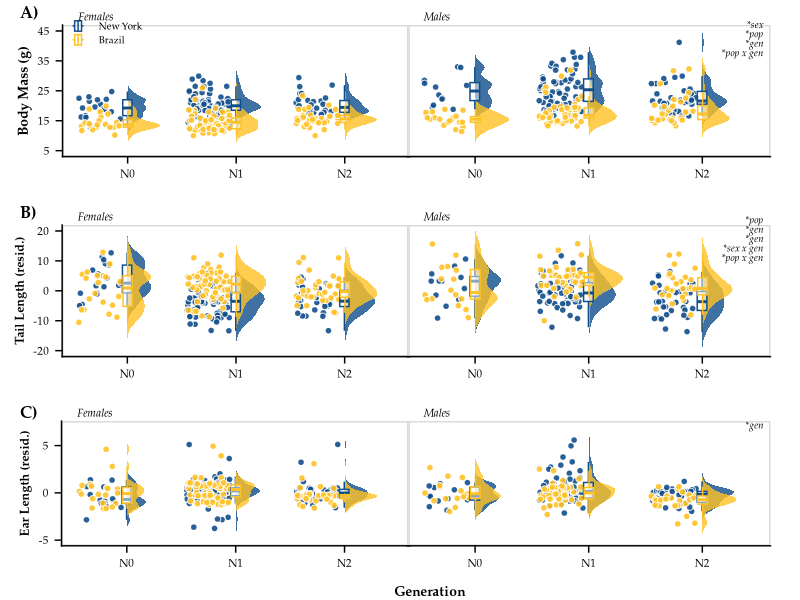

Generate this figure with R: (Note: this script raises an error after producing the figure.)
#!/usr/bin/env Rscript --vanilla

##############################################################
# Author: Mallory A. Ballinger
# Script first created: 24-Feb-2021
# Script last updated:  19-Apr-2021


# This script plots sex-specific body weight and extremity lengths of New York mice
# and Brazil mice across generations (i.e. common garden experiment #1).
# This script generates Figure 2 in Ballinger_et_al_2021_AmNat.


##############################################################
# Required packages
##############################################################

rm(list = ls()) # clear R's environment
library(tidyverse)
library(here)
library(ggridges)
library(cowplot)
library(car)
library(ggtext)
library(glue)
library(scales)


set.seed(19910118) # so that jitter plots stay in same jittered positions
##############################################################
# Import data
##############################################################

GenerationMetaData <- read_csv(here("data/processed/GenerationColonyData.csv")) %>%
  select(-GUID, -Collector_ID, -Age_days, -Notes) %>% select(-1) %>%
  mutate(Sex = fct_relevel(Sex, "Male", "Female")) %>% # put males before females
  mutate(Population = fct_relevel(Population, "New York", "Brazil")) # put evolved cold pop first

# get sample size of each column
#colSums(!is.na(GenerationMetaData))





##############################################################
# Apply filtering and calculate residuals
##############################################################

# Based on outlier tests (see 'code/model_Generations.R'), any tail length
# less than 50mm is an extreme outlier

Generation_filtered <- GenerationMetaData %>%
  mutate(Tail_Length_mm = ifelse(Tail_Length_mm < 50, NA, Tail_Length_mm))

# save TL x BW residuals
residsTLBW <- lm(Tail_Length_mm ~ Body_Weight_g, data = Generation_filtered,
                 na.action = na.exclude)
Generation_filtered$Resids_TLBW <- resid(residsTLBW)


# Based on outlier tests (see 'code/model_Generations.R'), any ear length
# less than 8mm is an extreme outlier

Generation_filtered_2 <- GenerationMetaData %>%
  mutate(Ear_Length_mm = ifelse(Ear_Length_mm < 8, NA, Ear_Length_mm))

# save EL x BW residuals
residsELBW <- lm(Ear_Length_mm ~ Body_Weight_g, data = Generation_filtered_2,
                 na.action = na.exclude)
Generation_filtered_2$Resids_ELBW <- resid(residsELBW)





##############################################################
# Get values from statistical analyses
##############################################################

# Refer to 'code/model_Generations.R' for model comparisons and statistical analyses


# > car::Anova(lm(rank(Body_Weight_g) ~ Sex * Population * Generation, data = GenerationMetaData), type = "III")
# Anova Table (Type III tests)
# 
# Response: rank(Body_Weight_g)
# Sum Sq  Df  F value    Pr(>F)    
# (Intercept)               16755268   1 1963.7874 < 2.2e-16 ***
# Sex                         433369   1   50.7926 4.243e-12 ***
# Population                 2410634   1  282.5364 < 2.2e-16 ***
# Generation                   62333   2    3.6528   0.02671 *  
# Sex:Population                4388   1    0.5143   0.47366    
# Sex:Generation               15273   2    0.8951   0.40933    
# Population:Generation        59838   2    3.5066   0.03084 *  
# Sex:Population:Generation    46731   2    2.7386   0.06577 .  
# Residuals                  3745600 439                     
# ---
#   Signif. codes:  0 ‘***’ 0.001 ‘**’ 0.01 ‘*’ 0.05 ‘.’ 0.1 ‘ ’ 1

BW_deets <- ("&#42;sex<br>\
              &#42;pop<br>\
              &#42;gen<br>\
              &#42;pop x gen")


# > car::Anova(lm(Tail_Length_mm ~ Body_Weight_g + Sex * Population * Generation, data = Generation_filtered), type = "III")
# Anova Table (Type III tests)
# 
# (Intercept)                95850   1 4341.6403 < 2.2e-16 ***
# Body_Weight_g                868   1   39.3297 8.922e-10 ***
# Sex                            0   1    0.0131   0.90888    
# Population                   930   1   42.1210 2.427e-10 ***
# Generation                   432   2    9.7875 7.009e-05 ***
# Sex:Population                58   1    2.6267   0.10583    
# Sex:Generation               156   2    3.5312   0.03015 *  
# Population:Generation        535   2   12.1225 7.620e-06 ***
# Sex:Population:Generation    104   2    2.3548   0.09617 .  
# Residuals                   9250 419                                   
# ---
#   Signif. codes:  0 ‘***’ 0.001 ‘**’ 0.01 ‘*’ 0.05 ‘.’ 0.1 ‘ ’ 1

TL_deets <- ("&#42;pop<br>\
            &#42;gen<br>\
            &#42;gen<br>
            &#42;sex x gen<br>
            &#42;pop x gen")


# > car::Anova(lm(rank(Ear_Length_mm) ~ Body_Weight_g + Sex * Population * Generation, data = Generation_filtered_2), type = "III")
# Anova Table (Type III tests)
# 
# Response: rank(Ear_Length_mm)
# Sum Sq  Df F value    Pr(>F)    
# (Intercept)                115037   1  9.0679  0.002755 ** 
# Body_Weight_g              310068   1 24.4414 1.102e-06 ***
# Sex                          3667   1  0.2891  0.591096    
# Population                  30939   1  2.4388  0.119105    
# Generation                 345767   2 13.6277 1.830e-06 ***
#Sex:Population                536   1  0.0422  0.837285    
# Sex:Generation              31524   2  1.2425  0.289711    
# Population:Generation       66316   2  2.6137  0.074430 .  
# Sex:Population:Generation    2063   2  0.0813  0.921914    
# Residuals                 5429675 428                     
# ---
#   Signif. codes:  0 ‘***’ 0.001 ‘**’ 0.01 ‘*’ 0.05 ‘.’ 0.1 ‘ ’ 1

EL_deets <- ("&#42;gen")





##############################################################
# Plot sex-specific body mass ridgeplot across generations
##############################################################

MaleBW <- GenerationMetaData %>%
  filter(Sex == "Male")

FemaleBW <- GenerationMetaData %>%
  filter(Sex == "Female")


Fmassridge <- 
  ggplot(data = FemaleBW, aes(y = Generation, x = Body_Weight_g)) +
  geom_density_ridges(aes(point_color = Population, point_fill = Population, fill = Population),
                      jittered_points = TRUE, position = "raincloud",
                      alpha = 0.8, point_size = 1.85, point_alpha = 0.9, scale = 0.3,
                      point_shape=21, point_color = "white", color = NA) +
  geom_boxplot(aes(x = Body_Weight_g, y = Generation, color = Population),
               position = position_dodge(width = 0.01),  outlier.shape = NA,
               alpha = 0.5, width = 0.17) +
  scale_x_continuous(breaks = seq(from=5, to=45, by=10),
                     labels = seq(from=5, to=45, by=10),
                     limits = c(5,45)) +
  scale_discrete_manual("point_fill", values = c("dodgerblue4","goldenrod1"), guide="none") +
  scale_discrete_manual("point_color", values = c("dodgerblue4","goldenrod1"), guide = "none") +
  scale_color_manual(values=c("dodgerblue4","goldenrod1")) +
  scale_fill_manual(values=c("dodgerblue4","goldenrod1", "dodgerblue4","goldenrod1")) +
  guides(color=guide_legend(override.aes=list(fill=NA)),
         linetype=guide_legend(override.aes = list(fill=NA))) +# removes gray shading from legend
  coord_flip() +
  theme_half_open(20) +
  panel_border() + # puts border around facets
  theme(panel.grid.minor = element_blank(), axis.line = element_line(colour = "black"),
        axis.title.y = element_text(margin = margin(r = 5), size = 10, face = "bold", family = "Palatino"),
        axis.text.x = element_text(size = 8, color = "black", family = "Palatino"),
        axis.text.y = element_text(size = 8, color = "black", family = "Palatino"),
        legend.position = c(0.025, 0.94),
        legend.background = element_blank(),
        legend.box.background = element_blank(),
        legend.key = element_blank(),
        legend.key.size = unit(0.35, "cm"),
        legend.text = element_text(size=7, family = "Palatino"),
        legend.title = element_blank(),
        plot.tag = element_text(family = "Palatino", size = 10, face = "italic", hjust = 1),
        plot.tag.position = c(0.15,1.025),
        plot.title = element_text(size = 8, face = "italic", hjust = 0.05, vjust = -3, family = "Palatino"),
        plot.title.position = "panel",
        plot.margin = unit(c(0, -0.25, 0, 0.45), "cm")) +
  labs(x = "Body Mass (g)",
       y = NULL,
       title = "Females")


Mmassridge <- 
  ggplot(data = MaleBW, aes(y = Generation, x = Body_Weight_g)) +
  geom_density_ridges(aes(point_color = Population, point_fill = Population, fill = Population),
                      jittered_points = TRUE, position = "raincloud",
                      alpha = 0.8, point_size = 1.85, point_alpha = 0.9, scale = 0.3,
                      point_shape=21, point_color = "white", color = NA) +
  geom_boxplot(aes(x = Body_Weight_g, y = Generation, color = Population),
               position = position_dodge(width = 0.01),  outlier.shape = NA,
               alpha = 0.5, width = 0.17) +
  scale_x_continuous(breaks = seq(from=5, to=45, by=10),
                     labels = seq(from=5, to=45, by=10),
                     limits = c(5,45)) +
  scale_discrete_manual("point_fill", values = c("dodgerblue4","goldenrod1"), guide="none") +
  scale_discrete_manual("point_color", values = c("dodgerblue4","goldenrod1"), guide = "none") +
  scale_color_manual(values=c("dodgerblue4","goldenrod1")) +
  scale_fill_manual(values=c("dodgerblue4","goldenrod1", "dodgerblue4","goldenrod1")) +
  guides(color=guide_legend(override.aes=list(fill=NA)),
         linetype=guide_legend(override.aes = list(fill=NA))) +
  coord_flip() +
  theme_half_open(20) +
  panel_border() + # puts border around facets
  theme(panel.grid.minor = element_blank(), axis.line = element_line(colour = "black"),
        axis.text.x = element_text(size = 8, color = "black", family = "Palatino"),
        axis.text.y = element_blank(),
        axis.ticks.y = element_blank(),
        axis.line.y = element_blank(),
        legend.position = 'none',
        plot.tag = element_markdown(family = "Palatino", size = 7, face = "italic", hjust = 1),
        plot.tag.position = c(0.98,0.82),
        plot.title = element_text(size = 8, face = "italic", hjust = 0.05, vjust = -3, family = "Palatino"),
        plot.title.position = "panel",
        plot.margin = unit(c(0, 0.75, 0.5, 0), "cm")) + # top, right, bottom, lef
  labs(x = NULL,
       y = NULL,
       title = "Males",
       tag = BW_deets)


BW <- cowplot::plot_grid(Fmassridge, Mmassridge, labels = c('A)', ''), align = "h",
                         label_fontfamily = "Palatino", label_size = 12, label_x = 0.05, hjust = 0)





##############################################################
# Plot sex-specific tail length ridgeplot across generaitons
##############################################################

MaleTL <- Generation_filtered %>%
  filter(Sex == "Male")

FemaleTL <- Generation_filtered %>%
  filter(Sex == "Female")


Ftailridge <- 
  ggplot(data = FemaleTL, aes(y = Generation, x = Resids_TLBW)) +
  geom_density_ridges(aes(point_color = Population, point_fill = Population, fill = Population),
                      jittered_points = TRUE, position = "raincloud",
                      alpha = 0.8, point_size = 1.85, point_alpha = 0.9, scale = 0.3,
                      point_shape=21, point_color = "white", color = NA) +
  geom_boxplot(aes(x = Resids_TLBW, y = Generation, color = Population),
               position = position_dodge(width = 0.01),  outlier.shape = NA,
               alpha = 0.5, width = 0.17) +
  scale_x_continuous(breaks = seq(from=-20, to=20, by=10),
                     labels = seq(from=-20, to=20, by=10),
                     limits = c(-20,20)) +
  scale_discrete_manual("point_fill", values = c("dodgerblue4","goldenrod1"), guide="none") +
  scale_discrete_manual("point_color", values = c("dodgerblue4","goldenrod1"), guide = "none") +
  scale_color_manual(values=c("dodgerblue4","goldenrod1")) +
  scale_fill_manual(values=c("dodgerblue4","goldenrod1", "dodgerblue4","goldenrod1")) +
  guides(color=guide_legend(override.aes=list(fill=NA)),
         linetype=guide_legend(override.aes = list(fill=NA))) +# removes gray shading from legend
  coord_flip() +
  theme_half_open(20) +
  panel_border() + # puts border around facets
  theme(panel.grid.minor = element_blank(), axis.line = element_line(colour = "black"),
        axis.title.x = element_text(margin = margin(t = 10), size = 10, face = "bold", family = "Palatino", hjust = 1.15),
        axis.title.y = element_text(margin = margin(r = 3), size = 9, face = "bold", family = "Palatino"),
        axis.text.x = element_text(size = 8, color = "black", family = "Palatino"),
        axis.text.y = element_text(size = 8, color = "black", family = "Palatino"),
        legend.position = "none",
        legend.background = element_blank(),
        legend.box.background = element_blank(),
        legend.key = element_blank(),
        legend.key.height = unit(0.5, "cm"),
        legend.key.width = unit(0.5, "cm"),
        legend.text = element_text(size=8, family = "Palatino"),
        legend.title = element_blank(),
        plot.tag = element_text(family = "Palatino", size = 10, face = "italic"),
        plot.tag.position = c(0.17,1.025),
        plot.title = element_text(size = 8, face = "italic", hjust = 0.05, vjust = -3, family = "Palatino"),
        plot.title.position = "panel",
        plot.margin = unit(c(0, -0.25, 0, 0.375), "cm")) +
  labs(x = "Tail Length (resid.)",
       y = NULL,
       title = "Females")


Mtailridge <- 
  ggplot(data = MaleTL, aes(y = Generation, x = Resids_TLBW)) +
  geom_density_ridges(aes(point_color = Population, point_fill = Population, fill = Population),
                      jittered_points = TRUE, position = "raincloud",
                      alpha = 0.8, point_size = 1.85, point_alpha = 0.9, scale = 0.3,
                      point_shape=21, point_color = "white", color = NA) +
  geom_boxplot(aes(x = Resids_TLBW, y = Generation, color = Population),
               position = position_dodge(width = 0.01),  outlier.shape = NA,
               alpha = 0.5, width = 0.17, fill = "white") +
  scale_x_continuous(breaks = seq(from=-20, to=20, by=10),
                     labels = seq(from=-20, to=20, by=10),
                     limits = c(-20,20)) +
  scale_discrete_manual("point_fill", values = c("dodgerblue4","goldenrod1"), guide="none") +
  scale_discrete_manual("point_color", values = c("dodgerblue4","goldenrod1"), guide = "none") +
  scale_color_manual(values=c("dodgerblue4","goldenrod1")) +
  scale_fill_manual(values=c("dodgerblue4","goldenrod1", "dodgerblue4","goldenrod1")) +
  guides(color=guide_legend(override.aes=list(fill=NA)),
         linetype=guide_legend(override.aes = list(fill=NA))) +
  coord_flip() +
  theme_half_open(20) +
  panel_border() + # puts border around facets
  theme(panel.grid.minor = element_blank(), axis.line = element_line(colour = "black"),
        axis.title.x = element_text(margin = margin(t = 10), size = 10, face = "bold", family = "Palatino", hjust = 0.6),
        axis.title.y = element_text(margin = margin(r = 10), size = 10, face = "bold", family = "Palatino"),
        axis.text.x = element_text(size = 8, color = "black", family = "Palatino"),
        axis.text.y = element_blank(),
        axis.ticks.y = element_blank(),
        axis.line.y = element_blank(),
        legend.position = 'none',
        legend.background = element_blank(),
        legend.box.background = element_blank(),
        legend.key = element_blank(),
        legend.key.height = unit(0.5, "cm"),
        legend.key.width = unit(0.5, "cm"),
        legend.text = element_text(size=8, family = "Palatino"),
        legend.title = element_blank(),
        plot.tag = element_markdown(family = "Palatino", size = 7, face = "italic", hjust = 1),
        plot.tag.position = c(0.98,0.83),
        plot.title = element_text(size = 8, face = "italic", hjust = 0.05, vjust = -3, family = "Palatino"),
        plot.title.position = "panel",
        plot.margin = unit(c(0, 0.75, 0.5, 0), "cm")) + # top, right, bottom, left (0.5, 0.5, 0.1, -0.5)
  labs(x = NULL,
       y = NULL,
       title = "Males",
       tag = TL_deets)


Tails <- cowplot::plot_grid(Ftailridge, Mtailridge, labels = c('B)', ''), align = "h",
                            label_fontfamily = "Palatino", label_size = 12, label_x = 0.05, hjust = 0)





##############################################################
# Plot sex-specific ear length ridgeplot across generaitons
##############################################################

MaleEL <- Generation_filtered_2 %>%
  filter(Sex == "Male")

FemaleEL <- Generation_filtered_2 %>%
  filter(Sex == "Female")


Fearridge <- 
  ggplot(data = FemaleEL, aes(y = Generation, x = Resids_ELBW)) +
  geom_density_ridges(aes(point_color = Population, point_fill = Population, fill = Population),
                      jittered_points = TRUE, position = "raincloud",
                      alpha = 0.8, point_size = 1.85, point_alpha = 0.9, scale = 0.3,
                      point_shape=21, point_color = "white", color = NA) +
  geom_boxplot(aes(x = Resids_ELBW, y = Generation, color = Population),
               position = position_dodge(width = 0.01),  outlier.shape = NA,
               alpha = 0.5, width = 0.17) +
  scale_x_continuous(breaks = seq(from=-5, to=10, by=5),
                     labels = seq(from=-5, to=10, by=5),
                     limits = c(-5,7)) +
  scale_discrete_manual("point_fill", values = c("dodgerblue4","goldenrod1"), guide="none") +
  scale_discrete_manual("point_color", values = c("dodgerblue4","goldenrod1"), guide = "none") +
  scale_color_manual(values=c("dodgerblue4","goldenrod1")) +
  scale_fill_manual(values=c("dodgerblue4","goldenrod1", "dodgerblue4","goldenrod1")) +
  guides(color=guide_legend(override.aes=list(fill=NA)),
         linetype=guide_legend(override.aes = list(fill=NA))) + # removes gray shading from legend
  coord_flip() +
  theme_half_open(20) +
  panel_border() + # puts border around facets
  theme(panel.grid.minor = element_blank(), axis.line = element_line(colour = "black"),
        axis.title.x = element_text(margin = margin(t = 12), size = 10, face = "bold", family = "Palatino", hjust = 1.2),
        axis.title.y = element_text(margin = margin(r = 3), size = 9, face = "bold", family = "Palatino"),
        axis.text.x = element_text(size = 8, color = "black", family = "Palatino"),
        axis.text.y = element_text(size = 8, color = "black", family = "Palatino"),
        legend.position = "none",
        legend.background = element_blank(),
        legend.box.background = element_blank(),
        legend.key = element_blank(),
        legend.key.height = unit(0.5, "cm"),
        legend.key.width = unit(0.5, "cm"),
        legend.text = element_text(size=8, family = "Palatino"),
        legend.title = element_blank(),
        plot.tag = element_text(family = "Palatino", size = 10, face = "italic"),
        plot.tag.position = c(0.17,1.025),
        plot.title = element_text(size = 8, face = "italic", hjust = 0.05, vjust = -3, family = "Palatino"),
        plot.title.position = "panel",
        plot.margin = unit(c(-0.1, -0.25, -.250, 0.5), "cm")) +
  labs(x = "Ear Length (resid.)",
       y = "Generation",
       title = "Females")


Mearridge <- 
  ggplot(data = MaleEL, aes(y = Generation, x = Resids_ELBW)) +
  geom_density_ridges(aes(point_color = Population, point_fill = Population, fill = Population),
                      jittered_points = TRUE, position = "raincloud",
                      alpha = 0.8, point_size = 1.85, point_alpha = 0.9, scale = 0.3,
                      point_shape=21, point_color = "white", color = NA) +
  geom_boxplot(aes(x = Resids_ELBW, y = Generation, color = Population),
               position = position_dodge(width = 0.01),  outlier.shape = NA,
               alpha = 0.5, width = 0.17, fill = "white") +
  scale_x_continuous(breaks = seq(from=-5, to=10, by=5),
                     labels = seq(from=-5, to=10, by=5),
                     limits = c(-5,7)) +
  scale_discrete_manual("point_fill", values = c("dodgerblue4","goldenrod1"), guide="none") +
  scale_discrete_manual("point_color", values = c("dodgerblue4","goldenrod1"), guide = "none") +
  scale_color_manual(values=c("dodgerblue4","goldenrod1")) +
  scale_fill_manual(values=c("dodgerblue4","goldenrod1", "dodgerblue4","goldenrod1")) +
  guides(color=guide_legend(override.aes=list(fill=NA)),
         linetype=guide_legend(override.aes = list(fill=NA))) +
  coord_flip() +
  theme_half_open(20) +
  panel_border() + # puts border around facets
  theme(panel.grid.minor = element_blank(), axis.line = element_line(colour = "black"),
        axis.title.x = element_text(margin = margin(t = 10), size = 10, face = "bold", family = "Palatino", hjust = 0.6),
        axis.title.y = element_text(margin = margin(r = 10), size = 9, face = "bold", family = "Palatino"),
        axis.text.x = element_text(size = 8, color = "black", family = "Palatino"),
        axis.text.y = element_blank(),
        axis.ticks.y = element_blank(),
        axis.line.y = element_blank(),
        legend.position = 'none',
        legend.background = element_blank(),
        legend.box.background = element_blank(),
        legend.key = element_blank(),
        legend.key.height = unit(0.5, "cm"),
        legend.key.width = unit(0.5, "cm"),
        legend.text = element_text(size=8, family = "Palatino"),
        legend.title = element_blank(),
        plot.tag = element_markdown(family = "Palatino", size = 7, face = "italic", hjust = 1),
        plot.tag.position = c(0.98,0.86),
        plot.title = element_text(size = 8, face = "italic", hjust = 0.05, vjust = -3, family = "Palatino"),
        plot.title.position = "panel",
        plot.margin = unit(c(-0.1, 0.75, -0.25, 0), "cm")) + # top, right, bottom, left (0.5, 0.5, 0.1, -0.5)
  labs(x = NULL,
       y = NULL,
       title = "Males",
       tag = EL_deets)


Ears <- cowplot::plot_grid(Fearridge, Mearridge, labels = c('C)', ''), align = 'h',
                           label_fontfamily = "Palatino", label_size = 12, label_x = 0.05, hjust = 0)



cowplot::plot_grid(BW, Tails, Ears, ncol=1, nrow=3, label_fontfamily = "Palatino",
                   label_size = 12, label_x = 0.05, hjust = 0, align = 'hv')

ggsave("results/figures/Generations_colony.tiff", height = 7, width = 6, compression = "lzw")
ggsave("results/figures/Generations_colony.pdf", height = 7, width = 6)
